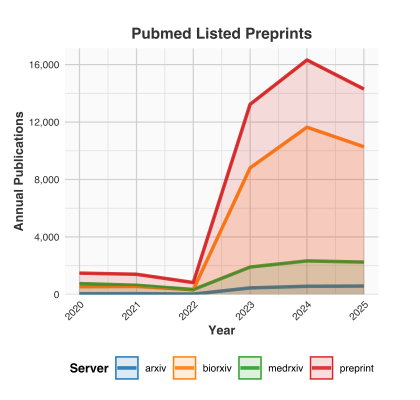

Write the R code that produced this figure.
#!/usr/bin/env Rscript
# SFigure__preprint_trends: Preprint Submission Trends Across Multiple Servers
#
# Publication-ready plot showing the growth of arXiv submissions from 1991 to 2025.
# Optimized for single-column format in academic preprints.
# Runs in headless mode by default (no display window).
# Data source: https://arxiv.org/stats/monthly_submissions.
#
# Usage:
#   Rscript SFigure__preprint_trends.R           # Headless mode (save files only)
#   Rscript SFigure__preprint_trends.R --show    # Display plot and save files
#   Rscript SFigure__preprint_trends.R --help    # Show help message

# Function to check and install required packages with error handling
check_and_install_packages <- function(packages) {
  for (pkg in packages) {
    if (!require(pkg, character.only = TRUE, quietly = TRUE)) {
      message(paste("Installing package:", pkg))
      tryCatch({
        install.packages(pkg, repos = "https://cloud.r-project.org/", dependencies = TRUE)
        library(pkg, character.only = TRUE)
        message(paste("Successfully installed and loaded:", pkg))
      }, error = function(e) {
        stop(paste("Failed to install package", pkg, ":", e$message))
      })
    }
  }
}

# List of required packages
required_packages <- c("ggplot2", "scales", "readr", "dplyr", "optparse", "svglite", "tidyr")
check_and_install_packages(required_packages)

# Ensure svglite is loaded
if (!requireNamespace("svglite", quietly = TRUE)) {
  stop("The 'svglite' package is required for SVG output but is not installed. Please install it with install.packages('svglite').")
} else {
  library(svglite)  # Explicitly load svglite to ensure it is recognized
}

library(ggplot2)
library(scales)
library(readr)
library(dplyr)
library(optparse)
library(tidyr)

# Parse command-line arguments
option_list <- list(
  make_option(c("--show"), action = "store_true", default = FALSE, help = "Display plot"),
  make_option(c("--help"), action = "store_true", default = FALSE, help = "Show help message")
)
opt <- parse_args(OptionParser(option_list = option_list))

if (opt$help) {
  cat("Usage: Rscript SFigure__preprint_trends.R [--show] [--help]\n")
  cat("  --show: Display plot (default is headless mode)\n")
  cat("  --help: Show this help message\n")
  quit(status = 0)
}

# Load and process data
load_and_process_data <- function() {
  # Get the directory of the current script
  script_args <- commandArgs(trailingOnly = FALSE)
  script_path <- normalizePath(sub("--file=", "", script_args[grep("--file=", script_args)]))
  script_dir <- dirname(script_path)

  # Define the path to the data file
  data_path <- file.path(dirname(script_dir), "DATA", "pubmed_by_year.csv")

  # Check if the file exists
  if (!file.exists(data_path)) {
    stop(paste("Error: Data file not found at", data_path))
  }

  # Load and process the data
  df <- read_csv(data_path, show_col_types = FALSE)  # Suppress column type messages
  df <- df %>%
    rename(source = server, submissions = publications) %>%  # Rename columns to match expected format
    mutate(date = as.Date(paste0(year, "-01-01"), format = "%Y-%m-%d")) %>%  # Convert year to Date
    arrange(date, source)  # Ensure proper ordering
  return(df)
}

# Create the figure with modern styling
create_figure <- function(df) {
  # Define a modern color palette
  colors <- c("#1f77b4", "#ff7f0e", "#2ca02c", "#d62728")

  p <- ggplot(df, aes(x = date, y = submissions, color = source, fill = source)) +
    geom_line(size = 1.2, alpha = 0.9) +
    geom_area(alpha = 0.15, position = "identity") +
    labs(
      title = "Pubmed Listed Preprints",
      x = "Year",
      y = "Annual Publications",
      color = "Server",
      fill = "Server"
    ) +
    scale_x_date(
      date_breaks = "1 year",
      date_labels = "%Y"
    ) +
    scale_y_continuous(
      labels = scales::comma_format(),
      expand = expansion(mult = c(0, 0.05))
    ) +
    scale_color_manual(values = colors) +
    scale_fill_manual(values = colors) +
    theme_minimal(base_size = 9) +
    theme(
      axis.title = element_text(face = "bold", color = "#333333"),
      plot.title = element_text(face = "bold", size = 11, hjust = 0.5, color = "#333333"),
      panel.grid.minor = element_line(size = 0.25, color = "#E0E0E0"),
      panel.grid.major = element_line(size = 0.4, color = "#D0D0D0"),
      axis.text.x = element_text(angle = 45, hjust = 1, color = "#333333"),
      axis.text.y = element_text(color = "#333333"),
      legend.position = "bottom",
      legend.title = element_text(face = "bold"),
      panel.background = element_rect(fill = "#FAFAFA", color = NA),
      plot.background = element_rect(fill = "white", color = NA),
      plot.margin = margin(t = 20, r = 30, b = 10, l = 10, unit = "pt")
    )
  return(p)
}

# Save the figure
save_figure <- function(p, output_path = NULL) {
  # Use script directory instead of environment variable
  if (is.null(output_path)) {
    # Get script directory
    script_args <- commandArgs(trailingOnly = FALSE)
    script_path <- normalizePath(sub("--file=", "", script_args[grep("--file=", script_args)]))
    output_path <- dirname(script_path)
  }

  # Ensure the output directory exists
  if (!dir.exists(output_path)) {
    dir.create(output_path, recursive = TRUE)
  }

  # Save only as PDF using cairo
  ggsave(file.path(output_path, "SFigure__preprint_trends.pdf"), plot = p, width = 4.2, height = 4, device = cairo_pdf)

  cat("Figure saved to:\n")
  cat(paste0("  - ", file.path(output_path, "SFigure__preprint_trends.pdf"), "\n"))
}

# Main function
main <- function() {
  df <- load_and_process_data()
  p <- create_figure(df)
  save_figure(p)
  if (opt$show) {
    print(p)
  }
}

main()
